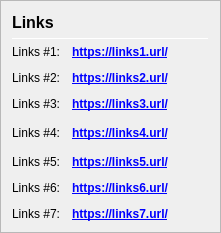
                   <widget class="QFrame" name="frame_Links">
                    <property name="frameShape">
                     <enum>QFrame::StyledPanel</enum>
                    </property>
                    <property name="frameShadow">
                     <enum>QFrame::Raised</enum>
                    </property>
                    <layout class="QVBoxLayout" name="verticalLayout_Links">
                     <item>
                      <layout class="QHBoxLayout" name="horizontalLayout_Links_1" stretch="0,0">
                       <item>
                        <widget class="QLabel" name="label_Links_title">
                         <property name="minimumSize">
                          <size>
                           <width>0</width>
                           <height>20</height>
                          </size>
                         </property>
                         <property name="font">
                          <font>
                           <pointsize>12</pointsize>
                           <weight>75</weight>
                           <bold>true</bold>
                          </font>
                         </property>
                         <property name="text">
                          <string>Links</string>
                         </property>
                        </widget>
                       </item>
                       <item>
                        <spacer name="horizontalSpacer_Links_1">
                         <property name="orientation">
                          <enum>Qt::Horizontal</enum>
                         </property>
                         <property name="sizeHint" stdset="0">
                          <size>
                           <width>40</width>
                           <height>20</height>
                          </size>
                         </property>
                        </spacer>
                       </item>
                      </layout>
                     </item>
                     <item>
                      <widget class="Line" name="line_Links">
                       <property name="minimumSize">
                        <size>
                         <width>0</width>
                         <height>1</height>
                        </size>
                       </property>
                       <property name="maximumSize">
                        <size>
                         <width>16777215</width>
                         <height>1</height>
                        </size>
                       </property>
                       <property name="orientation">
                        <enum>Qt::Horizontal</enum>
                       </property>
                      </widget>
                     </item>
                     <item>
                      <layout class="QGridLayout" name="gridLayout_Links">
                       <property name="spacing">
                        <number>12</number>
                       </property>
                       <item row="1" column="0">
                        <widget class="QLabel" name="labelLinks1">
                         <property name="text">
                          <string>Links #1:</string>
													   
                         </property>
                        </widget>
                       </item>
                       <item row="1" column="1">
                        <widget class="QLabel" name="labelLinksUrl1">
                         <property name="font">
                          <font>
                           <weight>75</weight>
                           <bold>true</bold>
                          </font>
                         </property>
                         <property name="text">
                          <string notr="true">&lt;a href=&quot;https://links1.url/&quot;&gt;https://links1.url/&lt;/a&gt;</string>
								 
											   
																													 
                         </property>
                         <property name="textFormat">
                          <enum>Qt::RichText</enum>
                         </property>
                         <property name="alignment">
                          <set>Qt::AlignLeading|Qt::AlignLeft|Qt::AlignVCenter</set>
                         </property>
                         <property name="openExternalLinks">
                          <bool>true</bool>
                         </property>
                        </widget>
                       </item>
                       <item row="2" column="0">
                        <widget class="QLabel" name="labelLinks2">
                         <property name="text">
                          <string>Links #2:</string>
                         </property>
															
													   
								 
                        </widget>
                       </item>
                       <item row="2" column="1">
                        <widget class="QLabel" name="labelLinksUrl2">
                         <property name="font">
                          <font>
                           <weight>75</weight>
                           <bold>true</bold>
                          </font>
                         </property>
											  
															 
								 
											   
																							 
								 
                         <property name="text">
                          <string notr="true">&lt;a href=&quot;https://links2.url/&quot;&gt;https://links2.url/&lt;/a&gt;</string>
                         </property>
                         <property name="alignment">
                          <set>Qt::AlignLeading|Qt::AlignLeft|Qt::AlignVCenter</set>
                         </property>
                         <property name="openExternalLinks">
                          <bool>true</bool>
                         </property>
                        </widget>
						   
                       </item>
											   
												   
												  
								 
														   
							 
										 
										   
							  
								 
							  
						   
                       <item row="3" column="0">
                        <widget class="QLabel" name="labelLinks3">
                         <property name="text">
                          <string>Links #3:</string>
                         </property>
															
													   
								 
                        </widget>
                       </item>
                       <item row="3" column="1">
                        <widget class="QLabel" name="labelLinksUrl3">
                         <property name="font">
                          <font>
                           <weight>75</weight>
                           <bold>true</bold>
                          </font>
                         </property>
											  
															 
								 
                         <property name="text">
                          <string notr="true">&lt;a href=&quot;https://links3.url/&quot;&gt;https://links3.url/&lt;/a&gt;</string>
								 
											
																		
                         </property>
                         <property name="alignment">
                           <set>Qt::AlignLeading|Qt::AlignLeft|Qt::AlignVCenter</set>
                         </property>
                         <property name="openExternalLinks">
                          <bool>true</bool>
                         </property>
                        </widget>
                       </item>
                       <item row="4" column="0">
                        <widget class="QLabel" name="labelLinks4">
                         <property name="text">
                          <string>Links #4:</string>
                         </property>
                        </widget>
                       </item>
                       <item row="4" column="1">
                        <widget class="QLabel" name="labelLinksUrl4">
                         <property name="font">
                          <font>
                           <weight>75</weight>
                           <bold>true</bold>
                          </font>
                         </property>
                         <property name="text">
                          <string notr="true">&lt;a href=&quot;https://links4.url/&quot;&gt;https://links4.url/&lt;/a&gt;</string>
                         </property>
                         <property name="alignment">
                           <set>Qt::AlignLeading|Qt::AlignLeft|Qt::AlignVCenter</set>
                         </property>
                         <property name="openExternalLinks">
                          <bool>true</bool>
                         </property>
                        </widget>
                       </item>
                       <item row="4" column="2">
                        <spacer name="horizontalSpacer_Links_2">
                         <property name="orientation">
                          <enum>Qt::Horizontal</enum>
                         </property>
                         <property name="sizeHint" stdset="0">
                          <size>
                           <width>40</width>
                           <height>20</height>
                          </size>
                         </property>
                        </spacer>
                       </item>
                       <item row="5" column="0">
                        <widget class="QLabel" name="labelLinks5">
                         <property name="text">
                          <string>Links #5:</string>
                         </property>
															
													   
								 
                        </widget>
                       </item>
                       <item row="5" column="1">
                        <widget class="QLabel" name="labelLinksUrl5">
                         <property name="font">
                          <font>
                           <weight>75</weight>
                           <bold>true</bold>
                          </font>
                         </property>
											  
															 
								 
											   
																	  
								 
                         <property name="text">
                          <string notr="true">&lt;a href=&quot;https://links5.url/&quot;&gt;https://links5.url/&lt;/a&gt;</string>
                         </property>
                         <property name="alignment">
                           <set>Qt::AlignLeading|Qt::AlignLeft|Qt::AlignVCenter</set>
                         </property>
                         <property name="openExternalLinks">
                          <bool>true</bool>
                         </property>
                        </widget>
                       </item>
                       <item row="6" column="0">
                        <widget class="QLabel" name="labelLinks6">
                         <property name="text">
                          <string>Links #6:</string>
                         </property>
                        </widget>
                       </item>
                       <item row="6" column="1">
                        <widget class="QLabel" name="labelLinksUrl6">
                         <property name="font">
                          <font>
                           <weight>75</weight>
                           <bold>true</bold>
                          </font>
                         </property>
                         <property name="text">
                          <string notr="true">&lt;a href=&quot;https://links6.url/&quot;&gt;https://links6.url/&lt;/a&gt;</string>
                         </property>
                         <property name="alignment">
                           <set>Qt::AlignLeading|Qt::AlignLeft|Qt::AlignVCenter</set>
                         </property>
                         <property name="openExternalLinks">
                          <bool>true</bool>
                         </property>
                        </widget>
                       </item>
                       <item row="7" column="0">
                        <widget class="QLabel" name="labelLinks7">
                         <property name="text">
                          <string>Links #7:</string>
                         </property>
															
													   
								 
                        </widget>
                       </item>
                       <item row="7" column="1">
                        <widget class="QLabel" name="labelLinksUrl7">
                         <property name="font">
                          <font>
                           <weight>75</weight>
                           <bold>true</bold>
                          </font>
                         </property>
                         <property name="text">
                          <string notr="true">&lt;a href=&quot;https://links7.url/&quot;&gt;https://links7.url/&lt;/a&gt;</string>
                         </property>
                         <property name="alignment">
                           <set>Qt::AlignLeading|Qt::AlignLeft|Qt::AlignVCenter</set>
                         </property>
                         <property name="openExternalLinks">
                          <bool>true</bool>
                         </property>
                        </widget>
                       </item>
                      </layout>
                     </item>
                    </layout>
                   </widget>
